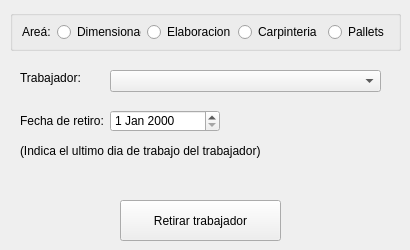
                <widget class="QWidget" name="tab_2">
                 <attribute name="title">
                  <string>Retirar</string>
                 </attribute>
                 <widget class="QComboBox" name="box_dimensionador_2">
                  <property name="geometry">
                   <rect>
                    <x>110</x>
                    <y>70</y>
                    <width>271</width>
                    <height>22</height>
                   </rect>
                  </property>
                 </widget>
                 <widget class="QLabel" name="label_30">
                  <property name="geometry">
                   <rect>
                    <x>20</x>
                    <y>70</y>
                    <width>81</width>
                    <height>16</height>
                   </rect>
                  </property>
                  <property name="text">
                   <string>Trabajador:</string>
                  </property>
                 </widget>
                 <widget class="QPushButton" name="btn_retirar">
                  <property name="geometry">
                   <rect>
                    <x>120</x>
                    <y>200</y>
                    <width>161</width>
                    <height>41</height>
                   </rect>
                  </property>
                  <property name="text">
                   <string>Retirar trabajador</string>
                  </property>
                 </widget>
                 <widget class="QLabel" name="label_33">
                  <property name="geometry">
                   <rect>
                    <x>20</x>
                    <y>110</y>
                    <width>91</width>
                    <height>21</height>
                   </rect>
                  </property>
                  <property name="text">
                   <string>Fecha de retiro:</string>
                  </property>
                 </widget>
                 <widget class="QDateEdit" name="r_termino">
                  <property name="geometry">
                   <rect>
                    <x>110</x>
                    <y>110</y>
                    <width>110</width>
                    <height>22</height>
                   </rect>
                  </property>
                 </widget>
                 <widget class="QLabel" name="label_34">
                  <property name="geometry">
                   <rect>
                    <x>20</x>
                    <y>130</y>
                    <width>281</width>
                    <height>41</height>
                   </rect>
                  </property>
                  <property name="text">
                   <string>(Indica el ultimo dia de trabajo del trabajador)</string>
                  </property>
                 </widget>
                 <widget class="QGroupBox" name="groupBox_5">
                  <property name="geometry">
                   <rect>
                    <x>10</x>
                    <y>10</y>
                    <width>391</width>
                    <height>41</height>
                   </rect>
                  </property>
                  <property name="title">
                   <string/>
                  </property>
                  <layout class="QHBoxLayout" name="horizontalLayout_12">
                   <item>
                    <widget class="QLabel" name="label_35">
                     <property name="maximumSize">
                      <size>
                       <width>30</width>
                       <height>16777215</height>
                      </size>
                     </property>
                     <property name="cursor">
                      <cursorShape>CrossCursor</cursorShape>
                     </property>
                     <property name="text">
                      <string>Areá:</string>
                     </property>
                    </widget>
                   </item>
                   <item>
                    <widget class="QRadioButton" name="r_dim3">
                     <property name="text">
                      <string>Dimensionado</string>
                     </property>
                    </widget>
                   </item>
                   <item>
                    <widget class="QRadioButton" name="r_elab3">
                     <property name="text">
                      <string>Elaboracion</string>
                     </property>
                    </widget>
                   </item>
                   <item>
                    <widget class="QRadioButton" name="r_carp3">
                     <property name="text">
                      <string>Carpinteria</string>
                     </property>
                    </widget>
                   </item>
                   <item>
                    <widget class="QRadioButton" name="r_pall3">
                     <property name="text">
                      <string>Pallets</string>
                     </property>
                    </widget>
                   </item>
                  </layout>
                 </widget>
                </widget>
